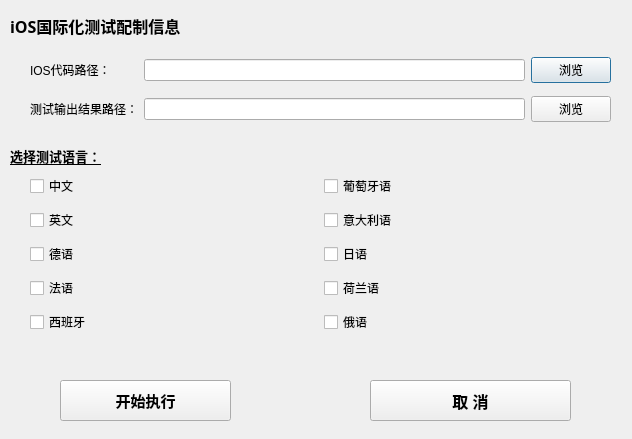
<?xml version="1.0" encoding="UTF-8"?>
<ui version="4.0">
 <class>iOSInternationalTest</class>
 <widget class="QDialog" name="iOSInternationalTest">
  <property name="geometry">
   <rect>
    <x>0</x>
    <y>0</y>
    <width>632</width>
    <height>439</height>
   </rect>
  </property>
  <property name="windowTitle">
   <string>iOS-国际化测试配制</string>
  </property>
  <widget class="QLabel" name="label">
   <property name="geometry">
    <rect>
     <x>10</x>
     <y>10</y>
     <width>191</width>
     <height>31</height>
    </rect>
   </property>
   <property name="font">
    <font>
     <family>微软雅黑</family>
     <pointsize>12</pointsize>
     <weight>75</weight>
     <bold>true</bold>
    </font>
   </property>
   <property name="text">
    <string>iOS国际化测试配制信息</string>
   </property>
  </widget>
  <widget class="QWidget" name="gridLayoutWidget">
   <property name="geometry">
    <rect>
     <x>30</x>
     <y>170</y>
     <width>581</width>
     <height>171</height>
    </rect>
   </property>
   <layout class="QGridLayout" name="gridLayout">
    <item row="0" column="0">
     <widget class="QCheckBox" name="checkBox">
      <property name="text">
       <string>中文</string>
      </property>
     </widget>
    </item>
    <item row="4" column="1">
     <widget class="QCheckBox" name="checkBox_9">
      <property name="text">
       <string>荷兰语</string>
      </property>
     </widget>
    </item>
    <item row="5" column="0">
     <widget class="QCheckBox" name="checkBox_5">
      <property name="text">
       <string>西班牙</string>
      </property>
     </widget>
    </item>
    <item row="2" column="0">
     <widget class="QCheckBox" name="checkBox_2">
      <property name="text">
       <string>英文</string>
      </property>
     </widget>
    </item>
    <item row="3" column="0">
     <widget class="QCheckBox" name="checkBox_3">
      <property name="text">
       <string>德语</string>
      </property>
     </widget>
    </item>
    <item row="4" column="0">
     <widget class="QCheckBox" name="checkBox_4">
      <property name="text">
       <string>法语</string>
      </property>
     </widget>
    </item>
    <item row="2" column="1">
     <widget class="QCheckBox" name="checkBox_7">
      <property name="text">
       <string>意大利语</string>
      </property>
     </widget>
    </item>
    <item row="3" column="1">
     <widget class="QCheckBox" name="checkBox_8">
      <property name="text">
       <string>日语</string>
      </property>
     </widget>
    </item>
    <item row="5" column="1">
     <widget class="QCheckBox" name="checkBox_10">
      <property name="text">
       <string>俄语</string>
      </property>
     </widget>
    </item>
    <item row="0" column="1">
     <widget class="QCheckBox" name="checkBox_6">
      <property name="text">
       <string>葡萄牙语</string>
      </property>
     </widget>
    </item>
   </layout>
  </widget>
  <widget class="QWidget" name="gridLayoutWidget_2">
   <property name="geometry">
    <rect>
     <x>30</x>
     <y>50</y>
     <width>581</width>
     <height>81</height>
    </rect>
   </property>
   <layout class="QGridLayout" name="gridLayout_2">
    <item row="0" column="0">
     <widget class="QLabel" name="label_2">
      <property name="text">
       <string>IOS代码路径：</string>
      </property>
     </widget>
    </item>
    <item row="0" column="1">
     <widget class="QLineEdit" name="lineEdit"/>
    </item>
    <item row="1" column="1">
     <widget class="QLineEdit" name="lineEdit_2"/>
    </item>
    <item row="1" column="0">
     <widget class="QLabel" name="label_3">
      <property name="text">
       <string>测试输出结果路径：</string>
      </property>
     </widget>
    </item>
    <item row="0" column="2">
     <widget class="QPushButton" name="pushButton">
      <property name="text">
       <string>浏览</string>
      </property>
     </widget>
    </item>
    <item row="1" column="2">
     <widget class="QPushButton" name="pushButton_2">
      <property name="text">
       <string>浏览</string>
      </property>
     </widget>
    </item>
   </layout>
  </widget>
  <widget class="QLabel" name="label_4">
   <property name="geometry">
    <rect>
     <x>10</x>
     <y>145</y>
     <width>101</width>
     <height>21</height>
    </rect>
   </property>
   <property name="font">
    <font>
     <family>微软雅黑</family>
     <pointsize>10</pointsize>
     <weight>75</weight>
     <bold>true</bold>
     <underline>true</underline>
    </font>
   </property>
   <property name="text">
    <string>选择测试语言：</string>
   </property>
  </widget>
  <widget class="QPushButton" name="pushButton_3">
   <property name="geometry">
    <rect>
     <x>60</x>
     <y>380</y>
     <width>171</width>
     <height>41</height>
    </rect>
   </property>
   <property name="font">
    <font>
     <family>微软雅黑</family>
     <pointsize>11</pointsize>
     <weight>75</weight>
     <bold>true</bold>
    </font>
   </property>
   <property name="text">
    <string>开始执行</string>
   </property>
  </widget>
  <widget class="QPushButton" name="pushButton_4">
   <property name="geometry">
    <rect>
     <x>370</x>
     <y>380</y>
     <width>201</width>
     <height>41</height>
    </rect>
   </property>
   <property name="font">
    <font>
     <family>微软雅黑</family>
     <pointsize>12</pointsize>
     <weight>75</weight>
     <italic>false</italic>
     <bold>true</bold>
     <underline>false</underline>
     <strikeout>false</strikeout>
     <kerning>false</kerning>
    </font>
   </property>
   <property name="text">
    <string>取 消</string>
   </property>
  </widget>
 </widget>
 <resources/>
 <connections/>
</ui>
